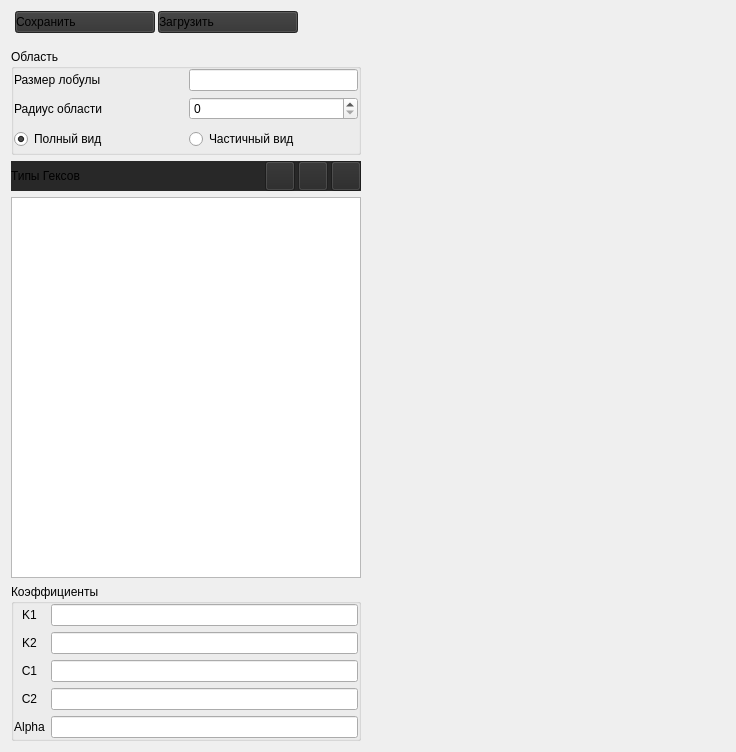
<?xml version="1.0" encoding="UTF-8"?>
<ui version="4.0">
 <class>FormGeo</class>
 <widget class="QWidget" name="FormGeo">
  <property name="geometry">
   <rect>
    <x>0</x>
    <y>0</y>
    <width>736</width>
    <height>752</height>
   </rect>
  </property>
  <property name="minimumSize">
   <size>
    <width>0</width>
    <height>0</height>
   </size>
  </property>
  <property name="windowTitle">
   <string>Form</string>
  </property>
  <layout class="QGridLayout" name="gridLayout">
   <item row="1" column="0" colspan="2">
    <widget class="QWidget" name="widget" native="true">
     <property name="sizePolicy">
      <sizepolicy hsizetype="Preferred" vsizetype="Preferred">
       <horstretch>0</horstretch>
       <verstretch>0</verstretch>
      </sizepolicy>
     </property>
     <layout class="QHBoxLayout" name="horizontalLayout_7">
      <property name="spacing">
       <number>3</number>
      </property>
      <property name="leftMargin">
       <number>4</number>
      </property>
      <property name="topMargin">
       <number>0</number>
      </property>
      <property name="rightMargin">
       <number>0</number>
      </property>
      <property name="bottomMargin">
       <number>10</number>
      </property>
      <item>
       <widget class="QPushButton" name="saveButton">
        <property name="sizePolicy">
         <sizepolicy hsizetype="Fixed" vsizetype="Fixed">
          <horstretch>0</horstretch>
          <verstretch>0</verstretch>
         </sizepolicy>
        </property>
        <property name="minimumSize">
         <size>
          <width>140</width>
          <height>0</height>
         </size>
        </property>
        <property name="styleSheet">
         <string notr="true">background-color: rgb(50, 50, 50);
text-align: left;</string>
        </property>
        <property name="text">
         <string>Сохранить</string>
        </property>
        <property name="icon">
         <iconset resource="resource.qrc">
          <normaloff>:/images/geoSave.png</normaloff>:/images/geoSave.png</iconset>
        </property>
        <property name="iconSize">
         <size>
          <width>24</width>
          <height>24</height>
         </size>
        </property>
       </widget>
      </item>
      <item>
       <widget class="QPushButton" name="loadButton">
        <property name="sizePolicy">
         <sizepolicy hsizetype="Fixed" vsizetype="Fixed">
          <horstretch>0</horstretch>
          <verstretch>0</verstretch>
         </sizepolicy>
        </property>
        <property name="minimumSize">
         <size>
          <width>140</width>
          <height>0</height>
         </size>
        </property>
        <property name="styleSheet">
         <string notr="true">background-color: rgb(50, 50, 50);
text-align: left;</string>
        </property>
        <property name="text">
         <string>Загрузить</string>
        </property>
        <property name="icon">
         <iconset resource="resource.qrc">
          <normaloff>:/images/geoCancel.png</normaloff>:/images/geoCancel.png</iconset>
        </property>
        <property name="iconSize">
         <size>
          <width>24</width>
          <height>24</height>
         </size>
        </property>
       </widget>
      </item>
      <item>
       <spacer name="horizontalSpacer">
        <property name="orientation">
         <enum>Qt::Horizontal</enum>
        </property>
        <property name="sizeHint" stdset="0">
         <size>
          <width>40</width>
          <height>20</height>
         </size>
        </property>
       </spacer>
      </item>
     </layout>
    </widget>
   </item>
   <item row="2" column="1" colspan="2">
    <widget class="QWidget" name="viewGeo" native="true">
     <property name="sizePolicy">
      <sizepolicy hsizetype="Preferred" vsizetype="Preferred">
       <horstretch>0</horstretch>
       <verstretch>0</verstretch>
      </sizepolicy>
     </property>
     <property name="minimumSize">
      <size>
       <width>0</width>
       <height>0</height>
      </size>
     </property>
     <property name="baseSize">
      <size>
       <width>1000</width>
       <height>1000</height>
      </size>
     </property>
     <layout class="QHBoxLayout" name="horizontalLayout">
      <property name="leftMargin">
       <number>0</number>
      </property>
      <property name="topMargin">
       <number>0</number>
      </property>
      <property name="rightMargin">
       <number>0</number>
      </property>
      <property name="bottomMargin">
       <number>0</number>
      </property>
      <item>
       <layout class="QVBoxLayout" name="viewLayout"/>
      </item>
     </layout>
    </widget>
   </item>
   <item row="2" column="0">
    <widget class="QWidget" name="sidebar" native="true">
     <property name="sizePolicy">
      <sizepolicy hsizetype="Fixed" vsizetype="Expanding">
       <horstretch>0</horstretch>
       <verstretch>0</verstretch>
      </sizepolicy>
     </property>
     <property name="minimumSize">
      <size>
       <width>350</width>
       <height>0</height>
      </size>
     </property>
     <property name="maximumSize">
      <size>
       <width>350</width>
       <height>16777215</height>
      </size>
     </property>
     <layout class="QVBoxLayout" name="verticalLayout">
      <property name="leftMargin">
       <number>0</number>
      </property>
      <property name="topMargin">
       <number>0</number>
      </property>
      <property name="rightMargin">
       <number>0</number>
      </property>
      <property name="bottomMargin">
       <number>0</number>
      </property>
      <item>
       <widget class="QGroupBox" name="areaBox">
        <property name="title">
         <string>Область</string>
        </property>
        <layout class="QGridLayout" name="gridLayout_2">
         <property name="leftMargin">
          <number>0</number>
         </property>
         <property name="topMargin">
          <number>0</number>
         </property>
         <property name="rightMargin">
          <number>0</number>
         </property>
         <property name="bottomMargin">
          <number>0</number>
         </property>
         <item row="0" column="0">
          <widget class="QLabel" name="hexSizeLabel">
           <property name="text">
            <string>Размер лобулы</string>
           </property>
          </widget>
         </item>
         <item row="0" column="1">
          <widget class="QLineEdit" name="hexSizeEdit"/>
         </item>
         <item row="1" column="0">
          <widget class="QLabel" name="areaRadiusLabel">
           <property name="text">
            <string>Радиус области</string>
           </property>
          </widget>
         </item>
         <item row="1" column="1">
          <widget class="QSpinBox" name="areaRadiusEdit"/>
         </item>
         <item row="2" column="0">
          <widget class="QRadioButton" name="fullViewRadio">
           <property name="enabled">
            <bool>true</bool>
           </property>
           <property name="sizePolicy">
            <sizepolicy hsizetype="Expanding" vsizetype="Fixed">
             <horstretch>0</horstretch>
             <verstretch>0</verstretch>
            </sizepolicy>
           </property>
           <property name="minimumSize">
            <size>
             <width>0</width>
             <height>26</height>
            </size>
           </property>
           <property name="text">
            <string>Полный вид</string>
           </property>
           <property name="checked">
            <bool>true</bool>
           </property>
          </widget>
         </item>
         <item row="2" column="1">
          <widget class="QRadioButton" name="partViewRadio">
           <property name="sizePolicy">
            <sizepolicy hsizetype="Expanding" vsizetype="Fixed">
             <horstretch>0</horstretch>
             <verstretch>0</verstretch>
            </sizepolicy>
           </property>
           <property name="minimumSize">
            <size>
             <width>0</width>
             <height>26</height>
            </size>
           </property>
           <property name="maximumSize">
            <size>
             <width>16777215</width>
             <height>16777215</height>
            </size>
           </property>
           <property name="text">
            <string>Частичный вид</string>
           </property>
           <property name="checkable">
            <bool>true</bool>
           </property>
           <property name="checked">
            <bool>false</bool>
           </property>
          </widget>
         </item>
        </layout>
       </widget>
      </item>
      <item>
       <widget class="QFrame" name="groupsBox">
        <layout class="QVBoxLayout" name="verticalLayout_2">
         <property name="leftMargin">
          <number>0</number>
         </property>
         <property name="topMargin">
          <number>0</number>
         </property>
         <property name="rightMargin">
          <number>0</number>
         </property>
         <property name="bottomMargin">
          <number>0</number>
         </property>
         <item>
          <widget class="QWidget" name="groupsTitle" native="true">
           <property name="styleSheet">
            <string notr="true">background-color: rgb(40, 40, 40);</string>
           </property>
           <layout class="QHBoxLayout" name="groupLayout">
            <property name="spacing">
             <number>3</number>
            </property>
            <property name="leftMargin">
             <number>0</number>
            </property>
            <property name="topMargin">
             <number>0</number>
            </property>
            <property name="rightMargin">
             <number>0</number>
            </property>
            <property name="bottomMargin">
             <number>0</number>
            </property>
            <item>
             <widget class="QLabel" name="groupsLabel">
              <property name="minimumSize">
               <size>
                <width>0</width>
                <height>30</height>
               </size>
              </property>
              <property name="styleSheet">
               <string notr="true">background-color: rgb(40, 40, 40);</string>
              </property>
              <property name="text">
               <string>Типы Гексов</string>
              </property>
             </widget>
            </item>
            <item>
             <widget class="QPushButton" name="addButton">
              <property name="sizePolicy">
               <sizepolicy hsizetype="Fixed" vsizetype="Fixed">
                <horstretch>0</horstretch>
                <verstretch>0</verstretch>
               </sizepolicy>
              </property>
              <property name="minimumSize">
               <size>
                <width>30</width>
                <height>30</height>
               </size>
              </property>
              <property name="maximumSize">
               <size>
                <width>30</width>
                <height>16777215</height>
               </size>
              </property>
              <property name="toolTip">
               <string>&lt;html&gt;&lt;head/&gt;&lt;body&gt;&lt;p&gt;Add a new group&lt;/p&gt;&lt;/body&gt;&lt;/html&gt;</string>
              </property>
              <property name="styleSheet">
               <string notr="true"/>
              </property>
              <property name="text">
               <string/>
              </property>
              <property name="icon">
               <iconset resource="resource.qrc">
                <normaloff>:/images/groupAdd.png</normaloff>:/images/groupAdd.png</iconset>
              </property>
              <property name="checkable">
               <bool>true</bool>
              </property>
             </widget>
            </item>
            <item>
             <widget class="QPushButton" name="deleteButton">
              <property name="enabled">
               <bool>false</bool>
              </property>
              <property name="sizePolicy">
               <sizepolicy hsizetype="Fixed" vsizetype="Fixed">
                <horstretch>0</horstretch>
                <verstretch>0</verstretch>
               </sizepolicy>
              </property>
              <property name="minimumSize">
               <size>
                <width>30</width>
                <height>30</height>
               </size>
              </property>
              <property name="maximumSize">
               <size>
                <width>30</width>
                <height>16777215</height>
               </size>
              </property>
              <property name="toolTip">
               <string>&lt;html&gt;&lt;head/&gt;&lt;body&gt;&lt;p&gt;Delete a group&lt;/p&gt;&lt;/body&gt;&lt;/html&gt;</string>
              </property>
              <property name="layoutDirection">
               <enum>Qt::LeftToRight</enum>
              </property>
              <property name="styleSheet">
               <string notr="true"/>
              </property>
              <property name="text">
               <string/>
              </property>
              <property name="icon">
               <iconset resource="resource.qrc">
                <normaloff>:/images/groupDelete.png</normaloff>:/images/groupDelete.png</iconset>
              </property>
             </widget>
            </item>
            <item>
             <widget class="QPushButton" name="viewButton">
              <property name="sizePolicy">
               <sizepolicy hsizetype="Fixed" vsizetype="Fixed">
                <horstretch>0</horstretch>
                <verstretch>0</verstretch>
               </sizepolicy>
              </property>
              <property name="minimumSize">
               <size>
                <width>30</width>
                <height>30</height>
               </size>
              </property>
              <property name="maximumSize">
               <size>
                <width>30</width>
                <height>16777215</height>
               </size>
              </property>
              <property name="toolTip">
               <string>&lt;html&gt;&lt;head/&gt;&lt;body&gt;&lt;p&gt;Viewing mode&lt;/p&gt;&lt;/body&gt;&lt;/html&gt;</string>
              </property>
              <property name="styleSheet">
               <string notr="true"/>
              </property>
              <property name="text">
               <string/>
              </property>
              <property name="icon">
               <iconset resource="resource.qrc">
                <normaloff>:/images/groupView.png</normaloff>:/images/groupView.png</iconset>
              </property>
             </widget>
            </item>
           </layout>
          </widget>
         </item>
         <item>
          <widget class="QTableWidget" name="groupsTable">
           <property name="layoutDirection">
            <enum>Qt::LeftToRight</enum>
           </property>
           <property name="selectionMode">
            <enum>QAbstractItemView::SingleSelection</enum>
           </property>
           <property name="selectionBehavior">
            <enum>QAbstractItemView::SelectRows</enum>
           </property>
           <property name="showGrid">
            <bool>false</bool>
           </property>
           <property name="wordWrap">
            <bool>true</bool>
           </property>
           <property name="cornerButtonEnabled">
            <bool>true</bool>
           </property>
           <property name="rowCount">
            <number>0</number>
           </property>
           <property name="columnCount">
            <number>2</number>
           </property>
           <attribute name="horizontalHeaderVisible">
            <bool>false</bool>
           </attribute>
           <attribute name="horizontalHeaderDefaultSectionSize">
            <number>155</number>
           </attribute>
           <attribute name="horizontalHeaderHighlightSections">
            <bool>true</bool>
           </attribute>
           <attribute name="horizontalHeaderStretchLastSection">
            <bool>false</bool>
           </attribute>
           <attribute name="verticalHeaderVisible">
            <bool>false</bool>
           </attribute>
           <column/>
           <column/>
          </widget>
         </item>
        </layout>
       </widget>
      </item>
      <item>
       <widget class="QGroupBox" name="coefficientsBox">
        <property name="title">
         <string>Коэффициенты</string>
        </property>
        <layout class="QGridLayout" name="CoeffLayout">
         <property name="leftMargin">
          <number>0</number>
         </property>
         <property name="topMargin">
          <number>0</number>
         </property>
         <property name="rightMargin">
          <number>0</number>
         </property>
         <property name="bottomMargin">
          <number>0</number>
         </property>
         <item row="1" column="1">
          <widget class="QLineEdit" name="K2Edit">
           <property name="sizePolicy">
            <sizepolicy hsizetype="Expanding" vsizetype="Fixed">
             <horstretch>0</horstretch>
             <verstretch>0</verstretch>
            </sizepolicy>
           </property>
          </widget>
         </item>
         <item row="1" column="0">
          <widget class="QLabel" name="K2Label">
           <property name="enabled">
            <bool>true</bool>
           </property>
           <property name="sizePolicy">
            <sizepolicy hsizetype="Preferred" vsizetype="Preferred">
             <horstretch>0</horstretch>
             <verstretch>0</verstretch>
            </sizepolicy>
           </property>
           <property name="text">
            <string>K2</string>
           </property>
           <property name="alignment">
            <set>Qt::AlignCenter</set>
           </property>
          </widget>
         </item>
         <item row="0" column="1">
          <widget class="QLineEdit" name="K1Edit">
           <property name="enabled">
            <bool>true</bool>
           </property>
           <property name="sizePolicy">
            <sizepolicy hsizetype="Expanding" vsizetype="Fixed">
             <horstretch>0</horstretch>
             <verstretch>0</verstretch>
            </sizepolicy>
           </property>
          </widget>
         </item>
         <item row="0" column="0">
          <widget class="QLabel" name="K1Label">
           <property name="enabled">
            <bool>true</bool>
           </property>
           <property name="sizePolicy">
            <sizepolicy hsizetype="Preferred" vsizetype="Preferred">
             <horstretch>0</horstretch>
             <verstretch>0</verstretch>
            </sizepolicy>
           </property>
           <property name="text">
            <string>K1</string>
           </property>
           <property name="alignment">
            <set>Qt::AlignCenter</set>
           </property>
          </widget>
         </item>
         <item row="3" column="1">
          <widget class="QLineEdit" name="C2Edit">
           <property name="sizePolicy">
            <sizepolicy hsizetype="Expanding" vsizetype="Fixed">
             <horstretch>0</horstretch>
             <verstretch>0</verstretch>
            </sizepolicy>
           </property>
          </widget>
         </item>
         <item row="2" column="0">
          <widget class="QLabel" name="C1Label">
           <property name="enabled">
            <bool>true</bool>
           </property>
           <property name="sizePolicy">
            <sizepolicy hsizetype="Preferred" vsizetype="Preferred">
             <horstretch>0</horstretch>
             <verstretch>0</verstretch>
            </sizepolicy>
           </property>
           <property name="text">
            <string>C1</string>
           </property>
           <property name="alignment">
            <set>Qt::AlignCenter</set>
           </property>
          </widget>
         </item>
         <item row="3" column="0">
          <widget class="QLabel" name="C2Label">
           <property name="enabled">
            <bool>true</bool>
           </property>
           <property name="sizePolicy">
            <sizepolicy hsizetype="Preferred" vsizetype="Preferred">
             <horstretch>0</horstretch>
             <verstretch>0</verstretch>
            </sizepolicy>
           </property>
           <property name="text">
            <string>C2</string>
           </property>
           <property name="alignment">
            <set>Qt::AlignCenter</set>
           </property>
          </widget>
         </item>
         <item row="2" column="1">
          <widget class="QLineEdit" name="C1Edit">
           <property name="enabled">
            <bool>true</bool>
           </property>
           <property name="sizePolicy">
            <sizepolicy hsizetype="Expanding" vsizetype="Fixed">
             <horstretch>0</horstretch>
             <verstretch>0</verstretch>
            </sizepolicy>
           </property>
          </widget>
         </item>
         <item row="4" column="0">
          <widget class="QLabel" name="AlphaLabel">
           <property name="enabled">
            <bool>true</bool>
           </property>
           <property name="sizePolicy">
            <sizepolicy hsizetype="Preferred" vsizetype="Preferred">
             <horstretch>0</horstretch>
             <verstretch>0</verstretch>
            </sizepolicy>
           </property>
           <property name="text">
            <string>Alpha</string>
           </property>
           <property name="alignment">
            <set>Qt::AlignCenter</set>
           </property>
          </widget>
         </item>
         <item row="4" column="1">
          <widget class="QLineEdit" name="AlphaEdit">
           <property name="enabled">
            <bool>true</bool>
           </property>
           <property name="sizePolicy">
            <sizepolicy hsizetype="Expanding" vsizetype="Fixed">
             <horstretch>0</horstretch>
             <verstretch>0</verstretch>
            </sizepolicy>
           </property>
          </widget>
         </item>
        </layout>
       </widget>
      </item>
     </layout>
    </widget>
   </item>
  </layout>
 </widget>
 <resources>
  <include location="resource.qrc"/>
 </resources>
 <connections/>
</ui>
